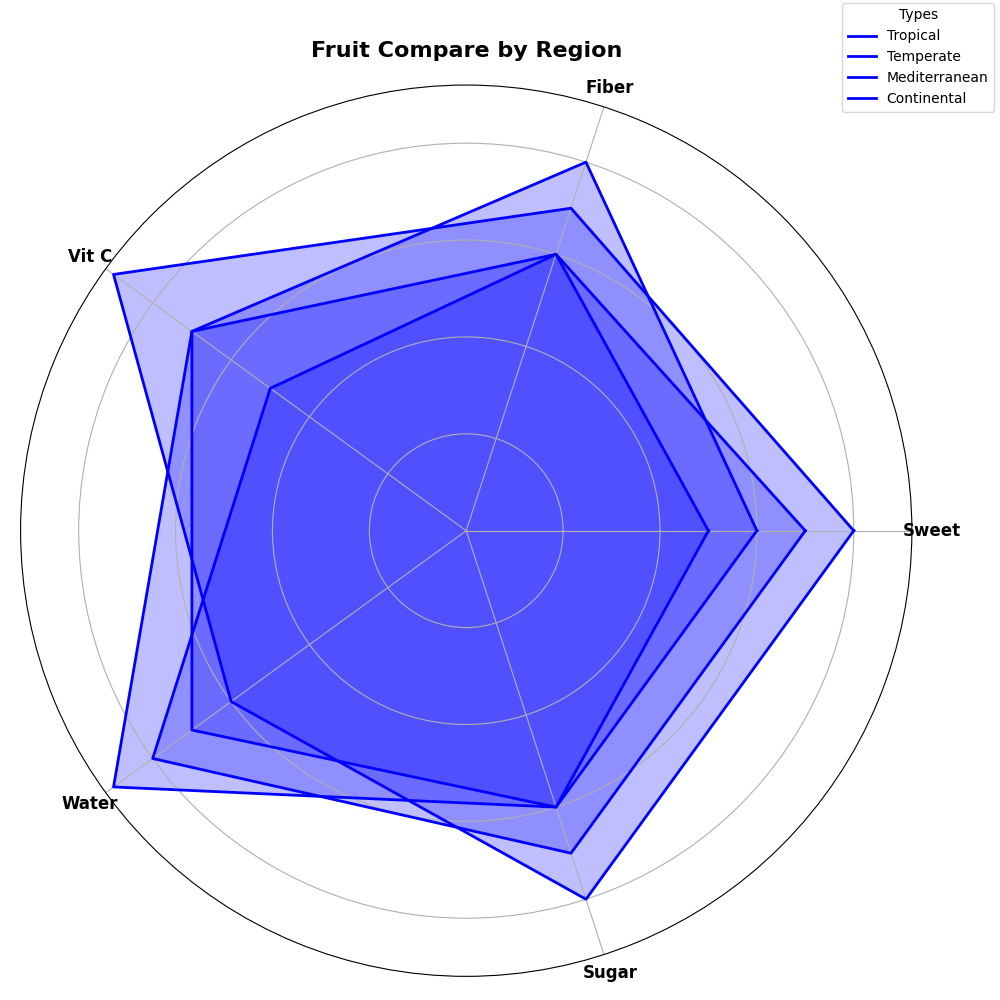

This chart was generated by the following Python code:
import matplotlib.pyplot as plt
import numpy as np

categories = ['Sweet', 'Fiber', 'Vit C', 'Water', 'Sugar']
tropical_scores = [8, 7, 9, 6, 8]
temperate_scores = [6, 8, 7, 7, 6]
mediterranean_scores = [7, 6, 5, 8, 7]
continental_scores = [5, 6, 7, 9, 6]

tropical_scores += tropical_scores[:1]
temperate_scores += temperate_scores[:1]
mediterranean_scores += mediterranean_scores[:1]
continental_scores += continental_scores[:1]

num_categories = len(categories)
angles = np.linspace(0, 2 * np.pi, num_categories, endpoint=False).tolist()
angles += angles[:1]

fig, ax = plt.subplots(figsize=(10, 10), subplot_kw=dict(polar=True))

color = 'blue'  # Use a single color consistently

ax.plot(angles, tropical_scores, color=color, linewidth=2, linestyle='solid', label='Tropical')
ax.fill(angles, tropical_scores, color=color, alpha=0.25)

ax.plot(angles, temperate_scores, color=color, linewidth=2, linestyle='solid', label='Temperate')
ax.fill(angles, temperate_scores, color=color, alpha=0.25)

ax.plot(angles, mediterranean_scores, color=color, linewidth=2, linestyle='solid', label='Mediterranean')
ax.fill(angles, mediterranean_scores, color=color, alpha=0.25)

ax.plot(angles, continental_scores, color=color, linewidth=2, linestyle='solid', label='Continental')
ax.fill(angles, continental_scores, color=color, alpha=0.25)

ax.set_xticks(angles[:-1])
ax.set_xticklabels(categories, fontsize=12, fontweight='bold', ha='center')

ax.set_yticklabels([])

plt.title("Fruit Compare by Region", fontsize=16, fontweight='bold', pad=20)
plt.legend(loc='upper right', bbox_to_anchor=(1.1, 1.1), fontsize=10, title='Types')

plt.tight_layout()

plt.show()
